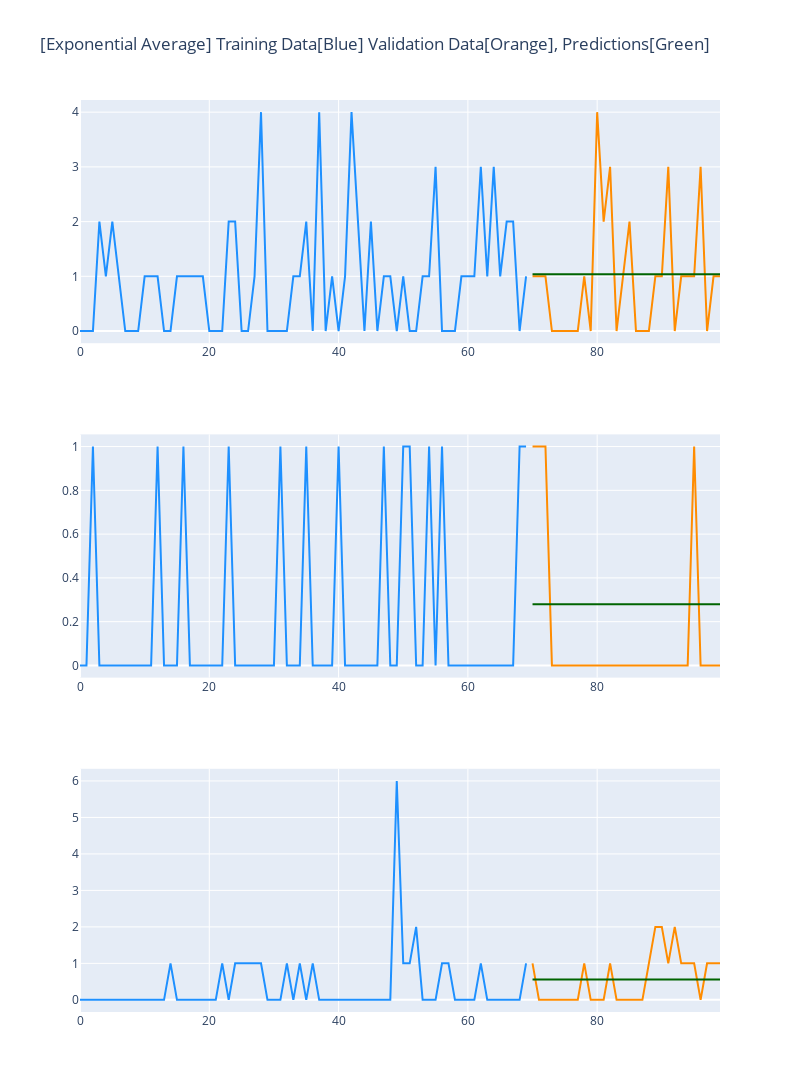

Write notebook code for a chart like this one.
### Code cell
fig = make_subplots(rows=3, cols=1)

fig.add_trace(
    go.Scatter(x=np.arange(70), mode='lines', y=train_data.loc[0].values, marker=dict(color="dodgerblue"), showlegend=False,
               name="Training Data"),
    row=1, col=1
)

fig.add_trace(
    go.Scatter(x=np.arange(70, 100), y=validation_data.loc[0].values, mode='lines', marker=dict(color="darkorange"), showlegend=False,
               name="Validation Data"),
    row=1, col=1
)

fig.add_trace(
    go.Scatter(x=np.arange(70, 100), y=predictions[0], mode='lines', marker=dict(color="darkgreen"), showlegend=False,
               name="Prediction Data"),
    row=1, col=1
)


fig.add_trace(
    go.Scatter(x=np.arange(70), mode='lines', y=train_data.loc[1].values, marker=dict(color="dodgerblue"), showlegend=False,
               name="Training Data"),
    row=2, col=1
)

fig.add_trace(
    go.Scatter(x=np.arange(70, 100), y=validation_data.loc[1].values, mode='lines', marker=dict(color="darkorange"), showlegend=False,
               name="Validation Data"),
    row=2, col=1
)


fig.add_trace(
    go.Scatter(x=np.arange(70, 100), y=predictions[1], mode='lines', marker=dict(color="darkgreen"), showlegend=False,
               name="Prediction Data"),
    row=2, col=1
)

fig.add_trace(
    go.Scatter(x=np.arange(70), mode='lines', y=train_data.loc[2].values, marker=dict(color="dodgerblue"), showlegend=False,
               name="Training Data"),
    row=3, col=1
)

fig.add_trace(
    go.Scatter(x=np.arange(70, 100), y=validation_data.loc[2].values, mode='lines', marker=dict(color="darkorange"), showlegend=False,
               name="Validation Data"),
    row=3, col=1
)

fig.add_trace(
    go.Scatter(x=np.arange(70, 100), y=predictions[2], mode='lines', marker=dict(color="darkgreen"), showlegend=False,
               name="Prediction Data"),
    row=3, col=1
)
fig.update_layout(height=1200, width=800, title_text="[Exponential Average] Training Data[Blue] Validation Data[Orange], Predictions[Green]")
fig.show()

### Figure 1 — Plotly figure (JSON) as saved in the notebook; plotly's stock layout.template omitted (floating-point values rounded to 4 significant figures)
{"data": [{"marker": {"color": "dodgerblue"}, "mode": "lines", "name": "Training Data", "showlegend": false, "type": "scatter", "x": [0, 1, 2, 3, 4, 5, 6, 7, 8, 9, 10, 11, 12, 13, 14, 15, 16, 17, 18, 19, 20, 21, 22, 23, 24, 25, 26, 27, 28, 29, 30, 31, 32, 33, 34, 35, 36, 37, 38, 39, 40, 41, 42, 43, 44, 45, 46, 47, 48, 49, 50, 51, 52, 53, 54, 55, 56, 57, 58, 59, 60, 61, 62, 63, 64, 65, 66, 67, 68, 69], "xaxis": "x", "y": [0, 0, 0, 2, 1, 2, 1, 0, 0, 0, 1, 1, 1, 0, 0, 1, 1, 1, 1, 1, 0, 0, 0, 2, 2, 0, 0, 1, 4, 0, 0, 0, 0, 1, 1, 2, 0, 4, 0, 1, 0, 1, 4, 2, 0, 2, 0, 1, 1, 0, 1, 0, 0, 1, 1, 3, 0, 0, 0, 1, 1, 1, 3, 1, 3, 1, 2, 2, 0, 1], "yaxis": "y"}, {"marker": {"color": "darkorange"}, "mode": "lines", "name": "Validation Data", "showlegend": false, "type": "scatter", "x": [70, 71, 72, 73, 74, 75, 76, 77, 78, 79, 80, 81, 82, 83, 84, 85, 86, 87, 88, 89, 90, 91, 92, 93, 94, 95, 96, 97, 98, 99], "xaxis": "x", "y": [1, 1, 1, 0, 0, 0, 0, 0, 1, 0, 4, 2, 3, 0, 1, 2, 0, 0, 0, 1, 1, 3, 0, 1, 1, 1, 3, 0, 1, 1], "yaxis": "y"}, {"marker": {"color": "darkgreen"}, "mode": "lines", "name": "Prediction Data", "showlegend": false, "type": "scatter", "x": [70, 71, 72, 73, 74, 75, 76, 77, 78, 79, 80, 81, 82, 83, 84, 85, 86, 87, 88, 89, 90, 91, 92, 93, 94, 95, 96, 97, 98, 99], "xaxis": "x", "y": [1.04, 1.04, 1.04, 1.04, 1.04, 1.04, 1.04, 1.04, 1.04, 1.04, 1.04, 1.04, 1.04, 1.04, 1.04, 1.04, 1.04, 1.04, 1.04, 1.04, 1.04, 1.04, 1.04, 1.04, 1.04, 1.04, 1.04, 1.04, 1.04, 1.04], "yaxis": "y"}, {"marker": {"color": "dodgerblue"}, "mode": "lines", "name": "Training Data", "showlegend": false, "type": "scatter", "x": [0, 1, 2, 3, 4, 5, 6, 7, 8, 9, 10, 11, 12, 13, 14, 15, 16, 17, 18, 19, 20, 21, 22, 23, 24, 25, 26, 27, 28, 29, 30, 31, 32, 33, 34, 35, 36, 37, 38, 39, 40, 41, 42, 43, 44, 45, 46, 47, 48, 49, 50, 51, 52, 53, 54, 55, 56, 57, 58, 59, 60, 61, 62, 63, 64, 65, 66, 67, 68, 69], "xaxis": "x2", "y": [0, 0, 1, 0, 0, 0, 0, 0, 0, 0, 0, 0, 1, 0, 0, 0, 1, 0, 0, 0, 0, 0, 0, 1, 0, 0, 0, 0, 0, 0, 0, 1, 0, 0, 0, 1, 0, 0, 0, 0, 1, 0, 0, 0, 0, 0, 0, 1, 0, 0, 1, 1, 0, 0, 1, 0, 1, 0, 0, 0, 0, 0, 0, 0, 0, 0, 0, 0, 1, 1], "yaxis": "y2"}, {"marker": {"color": "darkorange"}, "mode": "lines", "name": "Validation Data", "showlegend": false, "type": "scatter", "x": [70, 71, 72, 73, 74, 75, 76, 77, 78, 79, 80, 81, 82, 83, 84, 85, 86, 87, 88, 89, 90, 91, 92, 93, 94, 95, 96, 97, 98, 99], "xaxis": "x2", "y": [1, 1, 1, 0, 0, 0, 0, 0, 0, 0, 0, 0, 0, 0, 0, 0, 0, 0, 0, 0, 0, 0, 0, 0, 0, 1, 0, 0, 0, 0], "yaxis": "y2"}, {"marker": {"color": "darkgreen"}, "mode": "lines", "name": "Prediction Data", "showlegend": false, "type": "scatter", "x": [70, 71, 72, 73, 74, 75, 76, 77, 78, 79, 80, 81, 82, 83, 84, 85, 86, 87, 88, 89, 90, 91, 92, 93, 94, 95, 96, 97, 98, 99], "xaxis": "x2", "y": [0.28, 0.28, 0.28, 0.28, 0.28, 0.28, 0.28, 0.28, 0.28, 0.28, 0.28, 0.28, 0.28, 0.28, 0.28, 0.28, 0.28, 0.28, 0.28, 0.28, 0.28, 0.28, 0.28, 0.28, 0.28, 0.28, 0.28, 0.28, 0.28, 0.28], "yaxis": "y2"}, {"marker": {"color": "dodgerblue"}, "mode": "lines", "name": "Training Data", "showlegend": false, "type": "scatter", "x": [0, 1, 2, 3, 4, 5, 6, 7, 8, 9, 10, 11, 12, 13, 14, 15, 16, 17, 18, 19, 20, 21, 22, 23, 24, 25, 26, 27, 28, 29, 30, 31, 32, 33, 34, 35, 36, 37, 38, 39, 40, 41, 42, 43, 44, 45, 46, 47, 48, 49, 50, 51, 52, 53, 54, 55, 56, 57, 58, 59, 60, 61, 62, 63, 64, 65, 66, 67, 68, 69], "xaxis": "x3", "y": [0, 0, 0, 0, 0, 0, 0, 0, 0, 0, 0, 0, 0, 0, 1, 0, 0, 0, 0, 0, 0, 0, 1, 0, 1, 1, 1, 1, 1, 0, 0, 0, 1, 0, 1, 0, 1, 0, 0, 0, 0, 0, 0, 0, 0, 0, 0, 0, 0, 6, 1, 1, 2, 0, 0, 0, 1, 1, 0, 0, 0, 0, 1, 0, 0, 0, 0, 0, 0, 1], "yaxis": "y3"}, {"marker": {"color": "darkorange"}, "mode": "lines", "name": "Validation Data", "showlegend": false, "type": "scatter", "x": [70, 71, 72, 73, 74, 75, 76, 77, 78, 79, 80, 81, 82, 83, 84, 85, 86, 87, 88, 89, 90, 91, 92, 93, 94, 95, 96, 97, 98, 99], "xaxis": "x3", "y": [1, 0, 0, 0, 0, 0, 0, 0, 1, 0, 0, 0, 1, 0, 0, 0, 0, 0, 1, 2, 2, 1, 2, 1, 1, 1, 0, 1, 1, 1], "yaxis": "y3"}, {"marker": {"color": "darkgreen"}, "mode": "lines", "name": "Prediction Data", "showlegend": false, "type": "scatter", "x": [70, 71, 72, 73, 74, 75, 76, 77, 78, 79, 80, 81, 82, 83, 84, 85, 86, 87, 88, 89, 90, 91, 92, 93, 94, 95, 96, 97, 98, 99], "xaxis": "x3", "y": [0.56, 0.56, 0.56, 0.56, 0.56, 0.56, 0.56, 0.56, 0.56, 0.56, 0.56, 0.56, 0.56, 0.56, 0.56, 0.56, 0.56, 0.56, 0.56, 0.56, 0.56, 0.56, 0.56, 0.56, 0.56, 0.56, 0.56, 0.56, 0.56, 0.56], "yaxis": "y3"}], "layout": {"height": 1200, "title": {"text": "[Exponential Average] Training Data[Blue] Validation Data[Orange], Predictions[Green]"}, "width": 800, "xaxis": {"anchor": "y", "domain": [0.0, 1.0]}, "xaxis2": {"anchor": "y2", "domain": [0.0, 1.0]}, "xaxis3": {"anchor": "y3", "domain": [0.0, 1.0]}, "yaxis": {"anchor": "x", "domain": [0.7333, 1.0]}, "yaxis2": {"anchor": "x2", "domain": [0.3667, 0.6333]}, "yaxis3": {"anchor": "x3", "domain": [0.0, 0.2667]}}}
